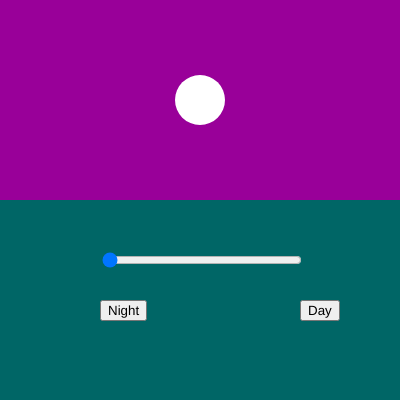
Frame 1 (no input)
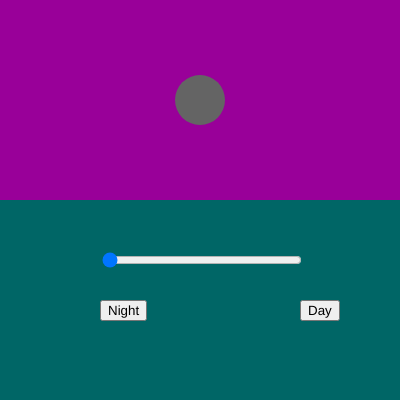
Frame 60 (no input)
Frame 120 (the mouse pressed at the canvas centre since frame 60): identical to frame 60, image omitted

The p5.js sketch that drew these frames (run headless with seeded random() and noise() and a simulated clock; from frame 60 on, the mouse is pressed at the canvas centre):

// p5.js sketch
// ── sketch.js
let angle = 0; // variable to store the angle of the sun/moon

// the setup function runs once at the beginning
function setup() {
  // create a canvas on the screen of a set size
  createCanvas(400, 400);
  
  // set the rotation values to be in degrees
  angleMode(DEGREES);
  
  // no outline on shapes
  noStroke();
  
  buttonDay = createButton('Day');  // create a button for the day, display the text 'Day' on it
  buttonDay.position(300, 300); // set the position of the button
  buttonDay.mousePressed(theDay); // set the function to be called when the button is clicked

  buttonNight = createButton('Night'); // create a button for the night, display the text 'Night' on it
  buttonNight.position(100, 300); // set the position of the button
  buttonNight.mousePressed(theNight); // set the function to be called when the button is clicked

  slider = createSlider(180, 360, 180); // create a slider with range 180 to 360, set the slider to start at 180
  slider.position(100, 250); // set the position of the slider
  slider.style('width', '200px'); // set the width of the slider
}

/* the draw function loops until the program is closed */
function draw() {

  // draw the background for sky colour
  background(153, 0, 153);

  /* draw 2 ellipses in a push and pop
   section to rotate around the middle
   of the canvas */
  push();

    translate(width/2, height/2); // set the drawing position to the centre
    rotate(angle); // set the angle of the drawing position
    
    // draw the Sun
    fill(255);
    ellipse(0, -100, 50, 50);
    
    // draw the Moon
    fill(100);
    ellipse(0, 100, 50, 50);

  pop();

  // draw a rectangle for the foreground
  fill(0, 102, 102);
  rect(0, 200, 400, 250);

  // update angle of sun/moon with slider
  angle = slider.value();

}

/* function called when the day button
is pressed. Sets the angle to position
the sun at the top, and updates the slider */
function theDay() {
  angle = 360;
  slider.value(360);
}

/* function called when the night button
is pressed. Sets the angle to position
the moon at the top, and updates the slider */
function theNight() {
  angle = 180;
  slider.value(180);
}
